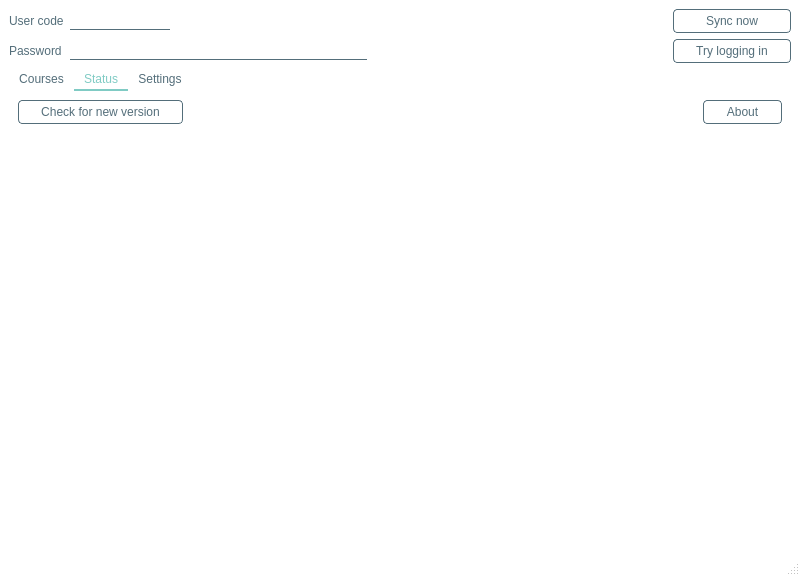
<?xml version="1.0" encoding="UTF-8"?>
<ui version="4.0">
 <author>Di Campli Raffaele</author>
 <class>Form</class>
 <widget class="QMainWindow" name="Form">
  <property name="windowModality">
   <enum>Qt::NonModal</enum>
  </property>
  <property name="geometry">
   <rect>
    <x>0</x>
    <y>0</y>
    <width>800</width>
    <height>576</height>
   </rect>
  </property>
  <property name="minimumSize">
   <size>
    <width>800</width>
    <height>0</height>
   </size>
  </property>
  <property name="maximumSize">
   <size>
    <width>1920</width>
    <height>1080</height>
   </size>
  </property>
  <property name="windowTitle">
   <string>PoliBeePSync</string>
  </property>
  <property name="windowIcon">
   <iconset resource="../uglytheme.qrc">
    <normaloff>:/root/imgs/icons/polibeepsync.svg</normaloff>:/root/imgs/icons/polibeepsync.svg</iconset>
  </property>
  <property name="styleSheet">
   <string notr="true">/* https://github.com/martinrotter/qt-material-stylesheet */

QWidget:window {					/* Borders around the code editor and debug window */
	border: 0px solid #FFFFFF;
	background-color: #FFFFFF;
}

QToolTip {
	background-color: #80CBC4;
	color: black;
    padding: 5px;
    border-radius: 0;
    opacity: 200;
}

/* ==================== Dialog ==================== */
QLabel {
	background: transparent;
	color: #CFD8DC;				/* Not sure about this one */
}

QDialog, QListView {
	background-color: #FFFFFF;
	color: #546E7A;
	outline: 0;
	border: 2px solid transparent;
}

QListView::item:hover {
	color: #AFBDC4;
	background: transparent;
}


QListView::item:selected {
	color: #ffffff;
	background: transparent;
}

/* === QTabBar === */
QTabBar {
	background: #FFFFFF;
}

QTabWidget::pane {
	background: transparent;	/* Only at the very bottom of the tabs */
}

QTabBar::tab {
	background: transparent;
	border: 0px solid transparent;
	border-bottom: 2px solid transparent;
	color: #546E7A;
	padding-left: 10px;
	padding-right: 10px;
	padding-top: 3px;
	padding-bottom: 3px;
}

QTabBar::tab:hover {
	background-color: transparent;
	border: 0px solid transparent;
	border-bottom: 2px solid #80CBC4;
	color: #AFBDC4;
}

QTabBar::tab:selected {
	background-color: transparent;
	border: 0px solid transparent;
	border-top: none;
	border-bottom: 2px solid #80CBC4;
	color: #80CBC4;
}

QStackedWidget {
	background: #FFFFFF;	/* This covers a bunch of things, I was thinking about making it transparent, */
							/* but I would have to find all the other elements... but QTabWidget::pane may be it */
}


/* === QGroupBox === */
QGroupBox {
    border: 1px solid transparent;
    margin-top: 1em;
}

QGroupBox::title {
	color: #80CBC4;
    subcontrol-origin: margin;
    left: 6px;
    padding: 0 3px 0 3px;
}

QComboBox {
	color: #546E7A;
	background-color: transparent;
	selection-background-color: transparent;
	outline: 0;
}

QComboBox QAbstractItemView
{    
    selection-background-color: transparent;
	outline: 0;
}

/* === QCheckBox === */
QCheckBox, QRadioButton {
	color: #546E7A;
}
QCheckBox::indicator {
	height: 18%;
	width: 18%;
	margin: 5%;
}

QCheckBox::indicator::unchecked  {
	background-color: #FFFFFF;
	border: 1px solid #536D79;
}

QRadioButton::indicator::unchecked {
	background-color: #FFFFFF;
	border: 1px solid #536D79;
	border-radius: 4px;
}

QCheckBox::indicator::checked, QTreeView::indicator::checked {
	background-color: qradialgradient(cx:0.5, cy:0.5, fx:0.25, fy:0.15, radius:0.3, stop:0 #80CBC4, stop:1 #FFFFFF);
	border: 1px solid #536D79;
}

QRadioButton::indicator::checked {
	background-color: qradialgradient(cx:0.5, cy:0.5, fx:0.25, fy:0.15, radius:0.3, stop:0 #80CBC4, stop:1 #FFFFFF);
	border: 1px solid #536D79;
	border-radius: 4px;
}

QCheckBox::indicator:disabled, QRadioButton::indicator:disabled, QTreeView::indicator:disabled {
	background-color: #444444;			/* Not sure what this looks like */
}

QCheckBox::indicator::checked:disabled, QRadioButton::indicator::checked:disabled, QTreeView::indicator::checked:disabled {  
	background-color: qradialgradient(cx:0.5, cy:0.5, fx:0.25, fy:0.15, radius:0.3, stop:0 #BBBBBB, stop:1 #444444); /* Not sure what this looks like */
}

QTreeView {
	background-color: transparent;
	color: #546E7A;
	outline: 0;
	border: 0;
}

QTreeView::item:hover {
	background-color: transparent;
	color: #AFBDC4;
}

QTreeView::item:selected {
	background-color: transparent;
	color: #FFFFFF;
}

QTreeView QHeaderView:section {
	background-color: #FFFFFF;
	color: #CFD8DC;
	border: 0;
}

QTreeView::indicator:checked {
	background-color: qradialgradient(cx:0.5, cy:0.5, fx:0.25, fy:0.15, radius:0.3, stop:0 #80CBC4, stop:1 #FFFFFF);
	border: 1px solid #536D79;
	selection-background-color: transparent;
}

QTreeView::indicator:unchecked {			/* This and the one above style the checkbox in the Options -&gt; Keyboard */
	background-color: #FFFFFF;				/* This is still a hover over in blue I can't get rid of */
	border: 1px solid #536D79;
	selection-background-color: transparent;
}

/*QTreeView QScrollBar {
	background-color: #FFFFFF
}*/

QTreeView::branch {
	/* Skip - applies to everything */
}

QTreeView::branch:has-siblings:adjoins-item {
	/* Skip - files */
}

QTreeView::branch:has-siblings:!adjoins-item {
	/* Skip - applies to almost all on the left side */
}

QTreeView::branch:closed:has-children:has-siblings {
	background: url('./images/rightarrowgray.png') center center no-repeat;
}

QTreeView::branch:has-children:!has-siblings:closed {
	background: url('./images/rightarrowgray.png') center center no-repeat;
}

QTreeView::branch:!has-children:!has-siblings:adjoins-item {
	/* Skip - files */
}

QTreeView::branch:open:has-children:has-siblings {
	background: url('./images/downarrowgray.png') center center no-repeat;
}

QTreeView::branch:open:has-children:!has-siblings {
	background: url('./images/downarrowgray.png') center center no-repeat;
}

/* === QScrollBar:horizontal === */
QScrollBar:horizontal {
	background: #FFFFFF;				/* Background where slider is not */
	height: 10px;
	margin: 0;
}

QScrollBar:vertical {
	background: #FFFFFF;				/* Background where slider is not */
	width: 10px;
	margin: 0;
}

QScrollBar::handle:horizontal {
    background: #AFBDC4;					/* Slider color */
    min-width: 16px;
	border-radius: 5px;
}

QScrollBar::handle:vertical {
    background: #AFBDC4;					/* Slider color */
    min-height: 16px;
	border-radius: 5px;
}

QScrollBar::add-page:horizontal, QScrollBar::sub-page:horizontal,
QScrollBar::add-page:vertical, QScrollBar::sub-page:vertical {
	background: none;												/* Removes the dotted background */
}

QScrollBar::add-line:horizontal, QScrollBar::sub-line:horizontal,
QScrollBar::add-line:vertical, QScrollBar::sub-line:vertical {	/* Hides the slider arrows */
      border: none;
      background: none;
}

QPushButton {
	background-color: transparent;
	color: #546E7A;
	border: 1px solid #546E7A;
	border-radius: 4px;
	padding: 4px 22px;
}

QPushButton:hover {
	color: #AFBDC4;
	border-radius: 4px;
	border-color: #AFBDC4;
}

QPushButton:pressed {
	color: #80CBC4;
	border-radius: 4px;
	border-color: #80CBC4;
}

QLineEdit {
	background: transparent;
	border: 1px solid transparent;
	border-bottom: 1px solid #546E7A;
	color: #546E7A;
}

QLineEdit:hover {
	background: transparent;
	border: 1px solid transparent;
	border-bottom: 2px solid #80CBC4;
	color: #546E7A;
}

QSpinBox {
	background: transparent;
	border: 1px solid transparent;
	color: #546E7A;
}

/*****************************************************************************
Main Screen
*****************************************************************************/
QTreeView {
	background-color: #FFFFFF;
}

QMenu {
	background-color: #FFFFFF;		/* File Menu Background color */
	color: #546E7A;
}

QMenu::item:selected {
	color: #AFBDC4;
}

QMenu::item:pressed {
	color: #FFFFFF;
}

QMenu::separator {
	height: 1px;
	background: transparent;			/* Could change this to #546E7A and reduce the margin top and bottom to 1px */
	margin-left: 10px;
	margin-right: 10px;
	margin-top: 5px;
	margin-bottom: 5px;
}

/* === QMenuBar === */
QMenuBar {
	background-color: #FFFFFF;
	color: #546E7A;
}

QMenuBar::item {
	background: transparent;
}

QMenuBar::item:disabled {
	color: gray;
}

QMenuBar::item:selected {
	color: #AFBDC4;
}

QMenuBar::item:pressed {
	color: #FFFFFF;
}

QToolBar {
	background: #FFFFFF;
	border: 1px solid transparent;
}

QToolBar:handle {
	background: transparent;
	border-left: 2px dotted #80CBC4;	/* Fix the 4 handle dots so it doesn't look crappy */
	color: transparent;
}

QToolBar::separator {
	border: 0;
}

/* === QToolButton === */
QToolButton:hover, QToolButton:pressed {
	background-color: transparent;
}

QToolButton::menu-button {
	background: url('./images/downarrowgray.png') center center no-repeat;
	background-color: #FFFFFF;												/* This needs to be set to ensure the other brown arrows don't show */
}

QToolButton::menu-button:hover, QToolButton::menu-button:pressed {
	background-color: #FFFFFF;
}

QStatusBar {
	background-color: #FFFFFF;
}

QLabel {
	color: #546E7A;		/* Text at the bottom right corner of the screen */
}

QToolButton {	/* I don't like how the items depress */
	color: #546E7A;
}

QToolButton:hover, QToolButton:pressed, QToolButton:checked {
	background-color: #FFFFFF;
}

QToolButton:hover {
	color: #AFBDC4;

}

QToolButton:checked, QToolButton:pressed {
	color: #FFFFFF;
}


QToolButton {
	border: 1px solid transparent;
	margin: 1px;
}

QToolButton:hover {
	background-color: transparent;				/* I don't like how the down arrows in the top menu bar move down when clicked */
	border: 1px solid transparent;
}

QToolButton[popupMode=&quot;1&quot;] { /* only for MenuButtonPopup */
	padding-right: 20px; /* make way for the popup button */
}

QToolButton::menu-button {
	border-left: 1px solid transparent;
	background: transparent;
    width: 16px;
}

QToolButton::menu-button:hover {
	border-left: 1px solid transparent;
	background: transparent;
    width: 16px;
}

QStatusBar::item {
	color: #546E7A;
	background-color: #FFFFFF;
}

QAbstractScrollArea  {	/* Borders around the code editor and debug window */
	border: 0;
}

/*****************************************************************************
Play around with these settings
*****************************************************************************/

/* Force the dialog's buttons to follow the Windows guidelines. */
QDialogButtonBox {
    button-layout: 0;
}

QTabWidget::tab-bar {
	left: 0px; /* Test this out on OS X, it will affect the tabs in the Options Dialog, on OS X they are centered */
}


QTextEdit {
	color: #546E7A;
}

QStatusBar {
	color: #546E7A;
}

QProgressBar {
	color: #546E7A;
}

QProgressBar::chunk:horizontal {
	background: #80CBC4;
}

</string>
  </property>
  <property name="documentMode">
   <bool>false</bool>
  </property>
  <widget class="QWidget" name="centralwidget">
   <property name="enabled">
    <bool>true</bool>
   </property>
   <property name="minimumSize">
    <size>
     <width>800</width>
     <height>552</height>
    </size>
   </property>
   <property name="autoFillBackground">
    <bool>false</bool>
   </property>
   <layout class="QVBoxLayout" name="verticalLayout">
    <item>
     <layout class="QGridLayout" name="gridLayout">
      <item row="0" column="0">
       <widget class="QLabel" name="label">
        <property name="text">
         <string>User code</string>
        </property>
        <property name="buddy">
         <cstring>userCode</cstring>
        </property>
       </widget>
      </item>
      <item row="1" column="0">
       <widget class="QLabel" name="label_2">
        <property name="text">
         <string>Password</string>
        </property>
        <property name="buddy">
         <cstring>password</cstring>
        </property>
       </widget>
      </item>
      <item row="0" column="1">
       <layout class="QHBoxLayout" name="horizontalLayout_3" stretch="2,10">
        <property name="topMargin">
         <number>0</number>
        </property>
        <item>
         <widget class="QLineEdit" name="userCode"/>
        </item>
        <item>
         <spacer name="horizontalSpacer_2">
          <property name="orientation">
           <enum>Qt::Horizontal</enum>
          </property>
          <property name="sizeType">
           <enum>QSizePolicy::MinimumExpanding</enum>
          </property>
          <property name="sizeHint" stdset="0">
           <size>
            <width>400</width>
            <height>20</height>
           </size>
          </property>
         </spacer>
        </item>
       </layout>
      </item>
      <item row="1" column="1">
       <layout class="QHBoxLayout" name="horizontalLayout_5" stretch="5,5">
        <property name="topMargin">
         <number>0</number>
        </property>
        <item>
         <widget class="QLineEdit" name="password">
          <property name="inputMask">
           <string/>
          </property>
          <property name="text">
           <string/>
          </property>
          <property name="echoMode">
           <enum>QLineEdit::Password</enum>
          </property>
         </widget>
        </item>
        <item>
         <spacer name="horizontalSpacer_3">
          <property name="orientation">
           <enum>Qt::Horizontal</enum>
          </property>
          <property name="sizeType">
           <enum>QSizePolicy::MinimumExpanding</enum>
          </property>
          <property name="sizeHint" stdset="0">
           <size>
            <width>300</width>
            <height>20</height>
           </size>
          </property>
         </spacer>
        </item>
       </layout>
      </item>
      <item row="0" column="2">
       <widget class="QPushButton" name="syncNow">
        <property name="text">
         <string>Sync now</string>
        </property>
       </widget>
      </item>
      <item row="1" column="2">
       <widget class="QPushButton" name="trylogin">
        <property name="minimumSize">
         <size>
          <width>101</width>
          <height>0</height>
         </size>
        </property>
        <property name="text">
         <string>Try logging in</string>
        </property>
       </widget>
      </item>
     </layout>
    </item>
    <item>
     <widget class="QTabWidget" name="tabWidget">
      <property name="sizePolicy">
       <sizepolicy hsizetype="Preferred" vsizetype="Preferred">
        <horstretch>0</horstretch>
        <verstretch>10</verstretch>
       </sizepolicy>
      </property>
      <property name="minimumSize">
       <size>
        <width>0</width>
        <height>0</height>
       </size>
      </property>
      <property name="maximumSize">
       <size>
        <width>16777215</width>
        <height>2000000</height>
       </size>
      </property>
      <property name="mouseTracking">
       <bool>true</bool>
      </property>
      <property name="tabShape">
       <enum>QTabWidget::Rounded</enum>
      </property>
      <property name="currentIndex">
       <number>1</number>
      </property>
      <property name="documentMode">
       <bool>false</bool>
      </property>
      <property name="tabsClosable">
       <bool>false</bool>
      </property>
      <property name="movable">
       <bool>false</bool>
      </property>
      <property name="tabBarAutoHide">
       <bool>false</bool>
      </property>
      <widget class="QWidget" name="courses_tab">
       <attribute name="title">
        <string>Courses</string>
       </attribute>
       <layout class="QVBoxLayout" name="verticalLayout_3">
        <item>
         <layout class="QVBoxLayout" name="courses_layout">
          <item>
           <layout class="QHBoxLayout" name="horizontalLayout_2">
            <property name="topMargin">
             <number>0</number>
            </property>
            <item>
             <widget class="QPushButton" name="refreshCourses">
              <property name="text">
               <string>Refresh list</string>
              </property>
             </widget>
            </item>
            <item>
             <spacer name="horizontalSpacer">
              <property name="orientation">
               <enum>Qt::Horizontal</enum>
              </property>
              <property name="sizeHint" stdset="0">
               <size>
                <width>40</width>
                <height>20</height>
               </size>
              </property>
             </spacer>
            </item>
           </layout>
          </item>
          <item>
           <widget class="QTableWidget" name="coursesView2">
            <property name="minimumSize">
             <size>
              <width>758</width>
              <height>0</height>
             </size>
            </property>
            <property name="maximumSize">
             <size>
              <width>1920</width>
              <height>1080</height>
             </size>
            </property>
            <property name="lineWidth">
             <number>1</number>
            </property>
            <property name="midLineWidth">
             <number>0</number>
            </property>
            <property name="sortingEnabled">
             <bool>false</bool>
            </property>
            <attribute name="horizontalHeaderVisible">
             <bool>false</bool>
            </attribute>
            <attribute name="horizontalHeaderCascadingSectionResizes">
             <bool>false</bool>
            </attribute>
            <attribute name="horizontalHeaderMinimumSectionSize">
             <number>50</number>
            </attribute>
            <attribute name="horizontalHeaderDefaultSectionSize">
             <number>200</number>
            </attribute>
            <attribute name="horizontalHeaderHighlightSections">
             <bool>true</bool>
            </attribute>
            <attribute name="horizontalHeaderShowSortIndicator" stdset="0">
             <bool>true</bool>
            </attribute>
            <attribute name="horizontalHeaderStretchLastSection">
             <bool>true</bool>
            </attribute>
            <attribute name="verticalHeaderVisible">
             <bool>false</bool>
            </attribute>
            <attribute name="verticalHeaderHighlightSections">
             <bool>false</bool>
            </attribute>
            <row>
             <property name="text">
              <string>kek</string>
             </property>
            </row>
            <column>
             <property name="text">
              <string>Name</string>
             </property>
            </column>
            <column>
             <property name="text">
              <string>Sync</string>
             </property>
            </column>
            <column>
             <property name="text">
              <string>Save as</string>
             </property>
             <property name="textAlignment">
              <set>AlignLeading|AlignVCenter</set>
             </property>
            </column>
            <column>
             <property name="text">
              <string>Download %</string>
             </property>
            </column>
            <item row="0" column="0">
             <property name="text">
              <string>ciao</string>
             </property>
            </item>
            <item row="0" column="1">
             <property name="text">
              <string>si</string>
             </property>
            </item>
            <item row="0" column="2">
             <property name="text">
              <string>no</string>
             </property>
            </item>
            <item row="0" column="3">
             <property name="text">
              <string>10</string>
             </property>
            </item>
           </widget>
          </item>
         </layout>
        </item>
       </layout>
      </widget>
      <widget class="QWidget" name="status_tab">
       <property name="sizePolicy">
        <sizepolicy hsizetype="Preferred" vsizetype="Preferred">
         <horstretch>0</horstretch>
         <verstretch>0</verstretch>
        </sizepolicy>
       </property>
       <attribute name="title">
        <string>Status</string>
       </attribute>
       <layout class="QVBoxLayout" name="verticalLayout_2">
        <item>
         <layout class="QHBoxLayout" name="horizontalLayout_6">
          <property name="spacing">
           <number>0</number>
          </property>
          <property name="sizeConstraint">
           <enum>QLayout::SetDefaultConstraint</enum>
          </property>
          <property name="leftMargin">
           <number>0</number>
          </property>
          <property name="topMargin">
           <number>0</number>
          </property>
          <item alignment="Qt::AlignLeft">
           <widget class="QPushButton" name="check_version">
            <property name="text">
             <string>Check for new version</string>
            </property>
           </widget>
          </item>
          <item alignment="Qt::AlignLeft|Qt::AlignVCenter">
           <widget class="QLabel" name="version_label">
            <property name="sizePolicy">
             <sizepolicy hsizetype="Expanding" vsizetype="Fixed">
              <horstretch>0</horstretch>
              <verstretch>0</verstretch>
             </sizepolicy>
            </property>
            <property name="minimumSize">
             <size>
              <width>0</width>
              <height>0</height>
             </size>
            </property>
            <property name="frameShape">
             <enum>QFrame::NoFrame</enum>
            </property>
            <property name="frameShadow">
             <enum>QFrame::Plain</enum>
            </property>
            <property name="text">
             <string/>
            </property>
            <property name="textFormat">
             <enum>Qt::RichText</enum>
            </property>
            <property name="scaledContents">
             <bool>true</bool>
            </property>
            <property name="margin">
             <number>0</number>
            </property>
            <property name="indent">
             <number>4</number>
            </property>
            <property name="openExternalLinks">
             <bool>true</bool>
            </property>
            <property name="buddy">
             <cstring></cstring>
            </property>
           </widget>
          </item>
          <item>
           <spacer name="horizontalSpacer_5">
            <property name="orientation">
             <enum>Qt::Horizontal</enum>
            </property>
            <property name="sizeHint" stdset="0">
             <size>
              <width>40</width>
              <height>20</height>
             </size>
            </property>
           </spacer>
          </item>
          <item alignment="Qt::AlignRight">
           <widget class="QPushButton" name="about">
            <property name="text">
             <string>About</string>
            </property>
           </widget>
          </item>
         </layout>
        </item>
        <item>
         <widget class="QTextEdit" name="status">
          <property name="enabled">
           <bool>true</bool>
          </property>
          <property name="acceptDrops">
           <bool>false</bool>
          </property>
          <property name="autoFillBackground">
           <bool>false</bool>
          </property>
          <property name="frameShape">
           <enum>QFrame::StyledPanel</enum>
          </property>
          <property name="frameShadow">
           <enum>QFrame::Sunken</enum>
          </property>
          <property name="undoRedoEnabled">
           <bool>false</bool>
          </property>
          <property name="readOnly">
           <bool>true</bool>
          </property>
          <property name="textInteractionFlags">
           <set>Qt::LinksAccessibleByKeyboard|Qt::LinksAccessibleByMouse|Qt::TextBrowserInteraction|Qt::TextSelectableByKeyboard|Qt::TextSelectableByMouse</set>
          </property>
         </widget>
        </item>
       </layout>
      </widget>
      <widget class="QWidget" name="settings_tab">
       <property name="enabled">
        <bool>true</bool>
       </property>
       <attribute name="title">
        <string>Settings</string>
       </attribute>
       <layout class="QVBoxLayout" name="verticalLayout_4">
        <property name="spacing">
         <number>6</number>
        </property>
        <item>
         <layout class="QVBoxLayout" name="verticalLayout_5">
          <property name="spacing">
           <number>0</number>
          </property>
          <property name="sizeConstraint">
           <enum>QLayout::SetDefaultConstraint</enum>
          </property>
          <property name="topMargin">
           <number>0</number>
          </property>
          <item>
           <layout class="QHBoxLayout" name="horizontalLayout_7">
            <item>
             <widget class="QLabel" name="label_4">
              <property name="text">
               <string>Root folder</string>
              </property>
              <property name="buddy">
               <cstring>rootfolder</cstring>
              </property>
             </widget>
            </item>
            <item>
             <widget class="QLineEdit" name="rootfolder"/>
            </item>
            <item>
             <widget class="QPushButton" name="changeRootFolder">
              <property name="text">
               <string>Change</string>
              </property>
             </widget>
            </item>
           </layout>
          </item>
          <item>
           <layout class="QHBoxLayout" name="horizontalLayout_4">
            <property name="spacing">
             <number>6</number>
            </property>
            <property name="sizeConstraint">
             <enum>QLayout::SetDefaultConstraint</enum>
            </property>
            <item alignment="Qt::AlignLeft">
             <widget class="QLabel" name="label_5">
              <property name="text">
               <string>Sync every</string>
              </property>
              <property name="scaledContents">
               <bool>false</bool>
              </property>
              <property name="margin">
               <number>0</number>
              </property>
              <property name="indent">
               <number>-1</number>
              </property>
              <property name="textInteractionFlags">
               <set>Qt::NoTextInteraction</set>
              </property>
              <property name="buddy">
               <cstring>timerMinutes</cstring>
              </property>
             </widget>
            </item>
            <item alignment="Qt::AlignLeft">
             <widget class="QSpinBox" name="timerMinutes">
              <property name="maximumSize">
               <size>
                <width>68</width>
                <height>28</height>
               </size>
              </property>
              <property name="frame">
               <bool>true</bool>
              </property>
              <property name="alignment">
               <set>Qt::AlignLeading|Qt::AlignLeft|Qt::AlignVCenter</set>
              </property>
              <property name="buttonSymbols">
               <enum>QAbstractSpinBox::PlusMinus</enum>
              </property>
              <property name="specialValueText">
               <string/>
              </property>
              <property name="accelerated">
               <bool>false</bool>
              </property>
              <property name="showGroupSeparator" stdset="0">
               <bool>false</bool>
              </property>
              <property name="suffix">
               <string/>
              </property>
              <property name="prefix">
               <string/>
              </property>
              <property name="maximum">
               <number>4800</number>
              </property>
              <property name="value">
               <number>480</number>
              </property>
             </widget>
            </item>
            <item alignment="Qt::AlignLeft">
             <widget class="QLabel" name="label_6">
              <property name="text">
               <string>minutes</string>
              </property>
              <property name="buddy">
               <cstring>timerMinutes</cstring>
              </property>
             </widget>
            </item>
            <item>
             <spacer name="horizontalSpacer_4">
              <property name="orientation">
               <enum>Qt::Horizontal</enum>
              </property>
              <property name="sizeHint" stdset="0">
               <size>
                <width>40</width>
                <height>20</height>
               </size>
              </property>
             </spacer>
            </item>
           </layout>
          </item>
          <item>
           <widget class="QCheckBox" name="addSyncNewCourses">
            <property name="sizePolicy">
             <sizepolicy hsizetype="MinimumExpanding" vsizetype="MinimumExpanding">
              <horstretch>0</horstretch>
              <verstretch>0</verstretch>
             </sizepolicy>
            </property>
            <property name="minimumSize">
             <size>
              <width>420</width>
              <height>30</height>
             </size>
            </property>
            <property name="maximumSize">
             <size>
              <width>1920</width>
              <height>40</height>
             </size>
            </property>
            <property name="text">
             <string>Automatically add and sync new available courses</string>
            </property>
            <property name="iconSize">
             <size>
              <width>4</width>
              <height>4</height>
             </size>
            </property>
            <property name="checkable">
             <bool>true</bool>
            </property>
            <property name="checked">
             <bool>false</bool>
            </property>
            <property name="autoRepeat">
             <bool>false</bool>
            </property>
            <property name="tristate">
             <bool>false</bool>
            </property>
           </widget>
          </item>
          <item>
           <spacer name="verticalSpacer">
            <property name="orientation">
             <enum>Qt::Vertical</enum>
            </property>
            <property name="sizeType">
             <enum>QSizePolicy::MinimumExpanding</enum>
            </property>
            <property name="sizeHint" stdset="0">
             <size>
              <width>20</width>
              <height>2000</height>
             </size>
            </property>
           </spacer>
          </item>
         </layout>
        </item>
       </layout>
      </widget>
     </widget>
    </item>
   </layout>
  </widget>
  <widget class="QStatusBar" name="statusbar">
   <property name="enabled">
    <bool>true</bool>
   </property>
  </widget>
 </widget>
 <tabstops>
  <tabstop>userCode</tabstop>
  <tabstop>password</tabstop>
  <tabstop>syncNow</tabstop>
  <tabstop>trylogin</tabstop>
  <tabstop>tabWidget</tabstop>
  <tabstop>refreshCourses</tabstop>
  <tabstop>coursesView2</tabstop>
  <tabstop>check_version</tabstop>
  <tabstop>status</tabstop>
  <tabstop>timerMinutes</tabstop>
 </tabstops>
 <resources>
  <include location="../uglytheme.qrc"/>
 </resources>
 <connections>
  <connection>
   <sender>trylogin</sender>
   <signal>pressed()</signal>
   <receiver>statusbar</receiver>
   <slot>clearMessage()</slot>
   <hints>
    <hint type="sourcelabel">
     <x>71</x>
     <y>129</y>
    </hint>
    <hint type="destinationlabel">
     <x>399</x>
     <y>563</y>
    </hint>
   </hints>
  </connection>
 </connections>
</ui>
